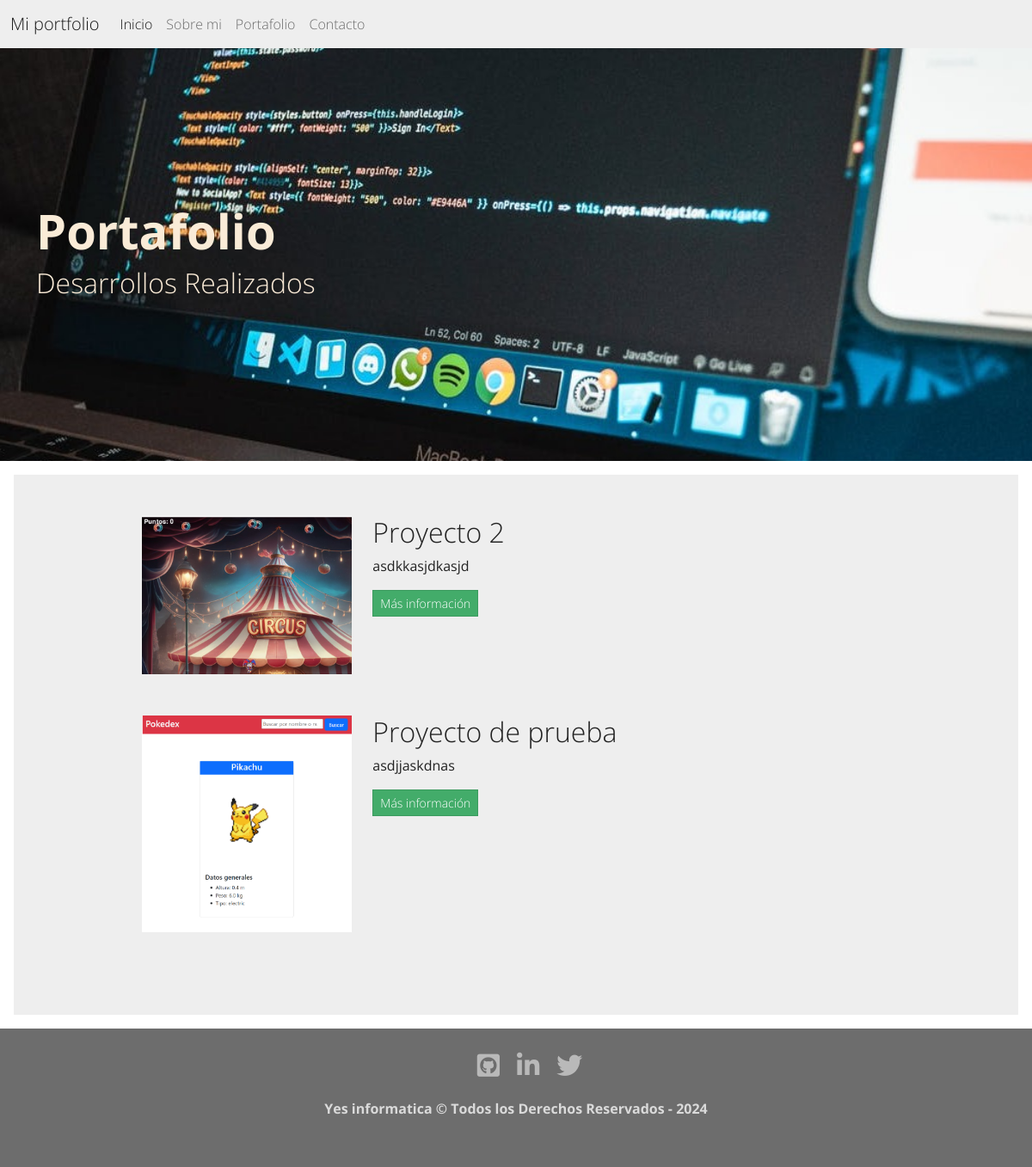
Page /porfolio/ on the earlier database version.
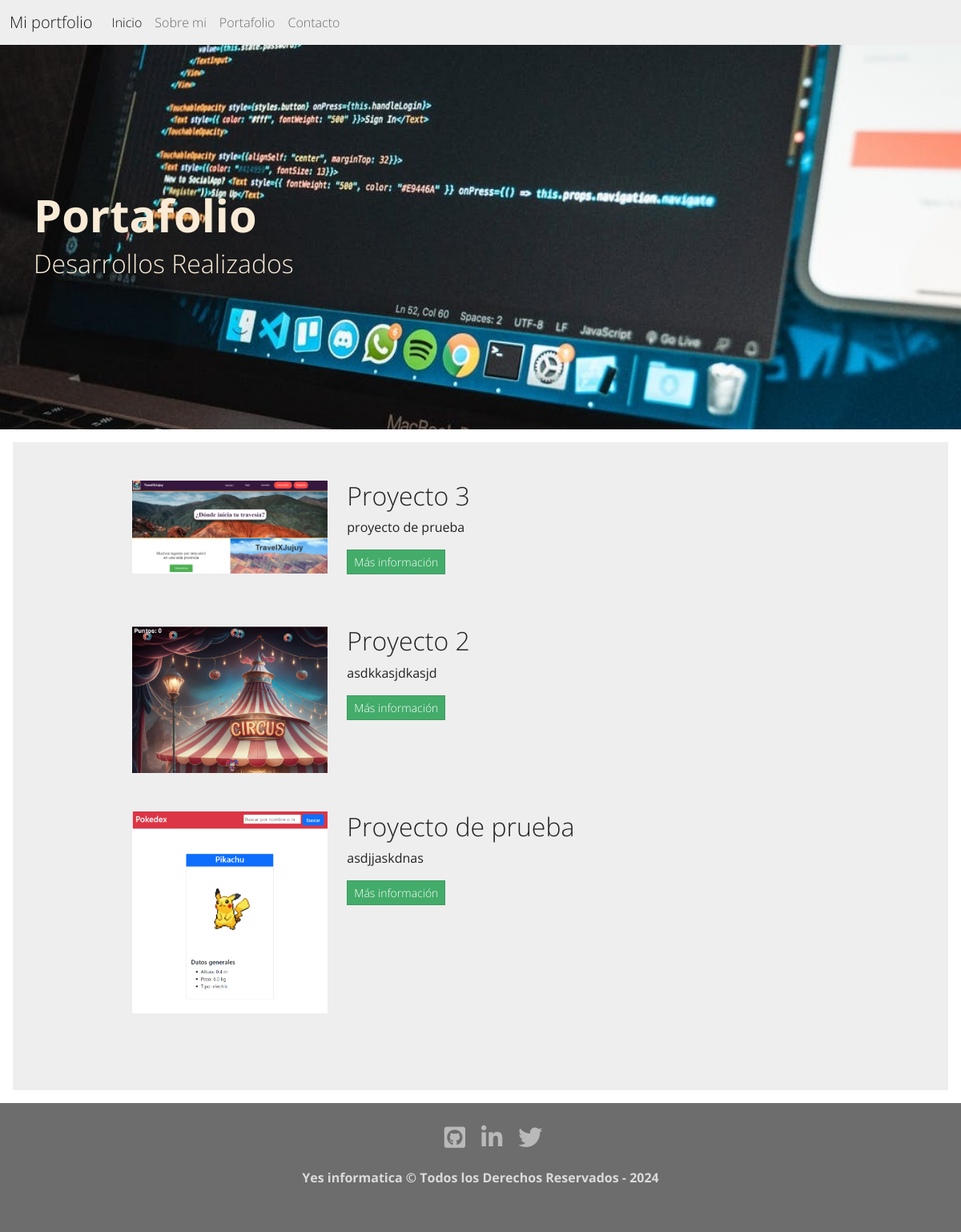
Same page on the later database version.
### porfolio/models.py (models this page shows, shortened)
class Project(models.Model):
    title = models.CharField(max_length=150, verbose_name='Titulo')
    description = models.TextField(verbose_name='Descripción')
    image = models.ImageField(upload_to='projects', verbose_name='Imagen')
    link = models.URLField(max_length=180, verbose_name='Link')
    created = models.DateTimeField(auto_now_add=True, verbose_name='Fecha de creación')
    updated = models.DateTimeField(auto_now=True, verbose_name='Fecha de modificación')
    class Meta:
        verbose_name = 'proyecto'
        verbose_name_plural = 'proyectos'
        ordering = ['-created']

### porfolio/views.py (the view)
# urls.py: path("porfolio/", porfolio_views.porfolio, name="portfolio"),
def porfolio(request):
    projects = Project.objects.all()
    return render(request, 'porfolio/portfolio.html',{'projects':projects})

### porfolio/templates/porfolio/portfolio.html (shortened to what this page needs)
{% extends 'core/base.html' %}
{% block image-header %} portfolio {% endblock %}
{% block title-header %}
<div>
    <h1 class="display-4 fw-bold">Portafolio</h1>
</div>
<div>
    <h3 class="fs-2">Desarrollos Realizados</h3>
</div>
{% endblock %}
{% block content %}
{% load static %}
{% for project in projects %}
<div class="row project mb-5">
    <div class="col-lg-3 col-md-4 offset-lg-1">
        <img class="img-fluid" src="{{ project.image.url }}" alt="">
    </div>
    <div class="col-lg-7 col-md-8">
        <h2 class="section-heading title">{{ project.title }}</h2>
        <p>{{ project.description }}</p>
        {% if project.link %}
            <p><a class="btn btn-sm btn-success" href="{{ project.link }}">Más información</a></p>
        {% else %}
            <p class="btn btn-sm btn-warning">En desarrollo...</p>
        {% endif %}
    </div>
</div>
{% endfor %}
{% endblock %}

### core/templates/core/base.html (shortened to what this page needs)
<!DOCTYPE html>
<html lang="es">
<head>
    {% load static %}
    <link href={% static 'core/css/bootstrap.min.css' %} rel="stylesheet">
    <link rel="stylesheet" href="https://cdnjs.cloudflare.com/ajax/libs/font-awesome/5.15.3/css/all.min.css" />
    <link rel="stylesheet" href="{% static 'core/css/app.css' %}">
</head>
<body>
    <nav class="navbar navbar-expand-lg bg-light">
        <div class="container-fluid">
            <a class="navbar-brand" href={% url 'home' %}>Mi portfolio</a>
            <div class="collapse navbar-collapse" id="navbarNavAltMarkup">
                <div class="navbar-nav">
                    <a class="nav-link active" aria-current="page" href={% url 'home' %}>Inicio</a>
                    <a class="nav-link" href={% url 'about' %}>Sobre mi</a>
                    <a class="nav-link" href={% url 'portfolio' %}>Portafolio</a>
                    <a class="nav-link" href={% url 'contact' %}>Contacto</a>
                </div>
            </div>
        </div>
    </nav>
    <div class="{% block image-header %} {% endblock %} imagen-fondo">
        <div class="container">
            <div class="row">
                <div class="col-12 titulos">
                    {% block title-header %} {% endblock %}
                </div>
            </div>
        </div>
    </div>
    <div class="position-relative overflow-hidden p-3 p-md-5 m-md-3 bg-light">
        <div class="container">
            {% block content %} {% endblock %}
        </div>
    </div>
    <footer class="footer">
        <div class="footer__redes">
            <ul class="footer__lista">
                <li class="footer__item">
                    <a class="footer__icono" href="https://github.com/" target="blank"><i class="fab fa-github-square fa-1x"></i></a>
                </li>
                <li class="footer__item">
                    <a class="footer__icono" href="https://www.linkedin.com/" target="blank"><i class="fab fa-linkedin-in fa-1x"></i></a>
                </li>
                <li class="footer__item">
                    <a class="footer__icono" href="https://twitter.com/" target="blank"><i class="fab fa-twitter fa-1x"></i></a>
                </li>
            </ul>
        </div>
        <div class="footer__texto">
            <p>Yes informatica &copy; Todos los Derechos Reservados - 2024</p>
        </div>
    </footer>
</body>
</html>

### core/static/core/css/app.css (style rules this page uses)
.portfolio { background-image: url(../img/portfolio-bg.jpeg); }
.imagen-fondo { background-position: center center; min-height: 60vh; background-attachment:scroll; background-size: cover; background-repeat: no-repeat; }
.titulos { color: antiquewhite; display: flex; flex-direction: column; justify-content: center; min-height: 60vh; }
.footer { grid-area: footer; background-color: #6d6d6d; color: #dadada; display: flex; flex-direction: column; align-items: center; justify-content: center; width: 100%; padding-top: 20px; padding-bottom: 20px; }
.footer__texto { font-weight: 700; margin-bottom: 20px; text-align: center; }
.footer__lista { text-decoration: none; display: flex; list-style: none; justify-content: center; }
.footer__icono { color: #b9b9b9; font-size: 30px; padding: 0 10px; display: block; }

Differences in the rows shown:
added Project: image (picture), title "Proyecto 3", description "proyecto de prueba"
